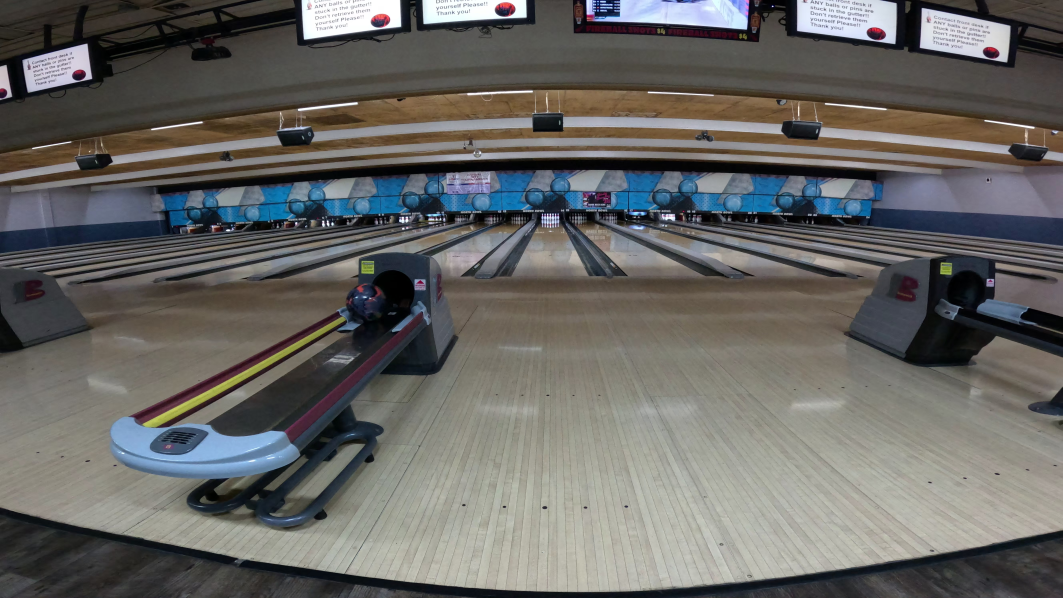
#> input picture backend/frames/frame_000.jpg, 5312 x 2988 px (shown at 1/5 size); its folder holds only this picture in this run
$ python detailed_lane_analysis.py
#> lines starting #> are read from the running program, lines starting #| are printed output that depends on the picture; after the words box and inside, x2 and y2 are one past the last pixel; in counts of white or black regions, pixels touching at a corner belong together
#!/usr/bin/env python3
"""
Detailed analysis of bowling lane from behind camera
"""

import cv2
import numpy as np
import os

def analyze_bowling_lane_frame(frame_path):
    """
    Analyze a specific frame for bowling lane features
    """
#> called with frame_path = 'frames/frame_000.jpg'
    if not os.path.exists(frame_path):
        print(f"Frame not found: {frame_path}")
        return

    frame = cv2.imread(frame_path)
#> frame is the input picture: shape (2988, 5312, 3); mean B, G, R 100.1, 102.7, 103.5
    if frame is None:
        print(f"Failed to load frame: {frame_path}")
        return

    height, width = frame.shape[:2]
#> height = 2988; width = 5312
    print(f"\nAnalyzing {frame_path} ({width}x{height})")
#| Analyzing frames/frame_000.jpg (5312x2988)

    # Convert to different color spaces for analysis
    gray = cv2.cvtColor(frame, cv2.COLOR_BGR2GRAY)
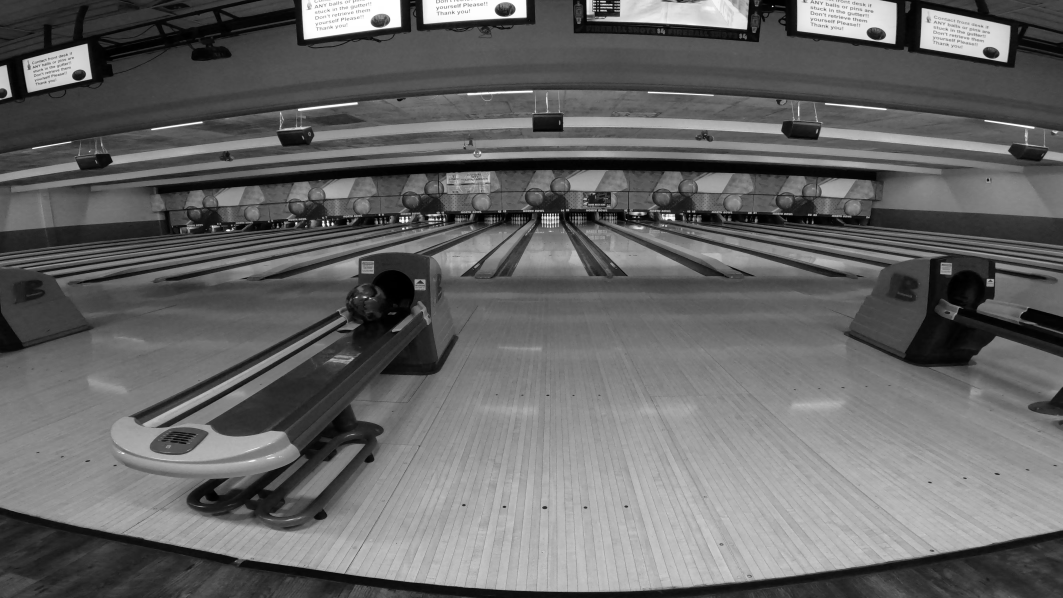
#> gray: shape (2988, 5312) (shown at 1/5 size); min 0, max 255, mean 102.6
    hsv = cv2.cvtColor(frame, cv2.COLOR_BGR2HSV)
#> hsv: shape (2988, 5312, 3); mean H, S, V 55.4, 48.6, 110.6

    # Look for lane markings (typically dark lines on light surface)
    # Bowling lanes have specific patterns:
    # - Foul line (red/black stripe)
    # - Approach boards (numbered 1-39/40 from center)
    # - Lane boundaries
    # - Pin deck area

    # Find edges
    edges = cv2.Canny(gray, 50, 150)
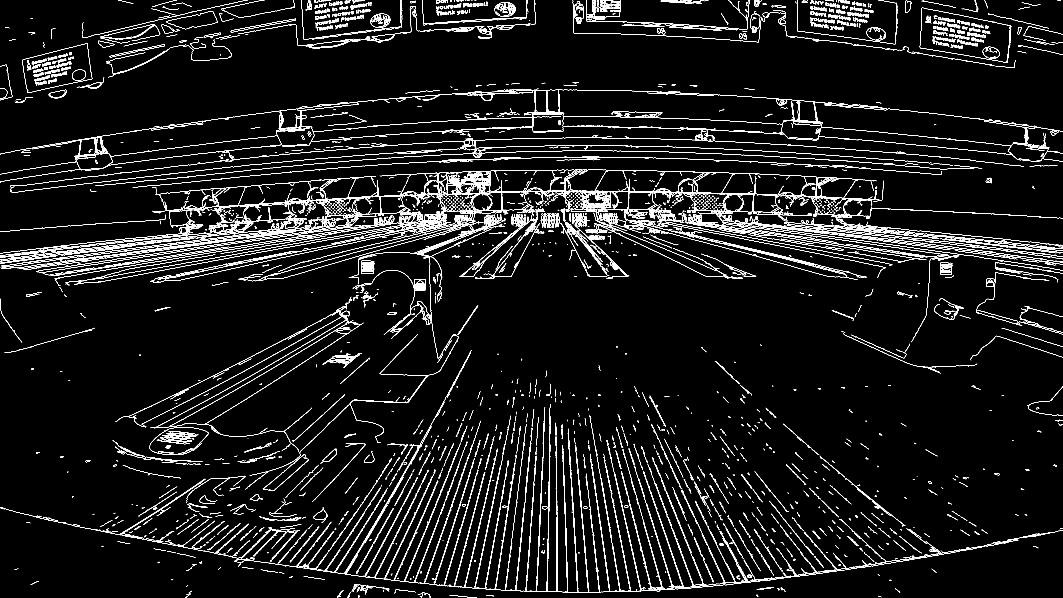
#> edges: shape (2988, 5312) (shown at 1/5 size); 2.8% white in thin lines or dots

    # Find lines
    lines = cv2.HoughLinesP(edges, 1, np.pi/180, 100, minLineLength=50, maxLineGap=20)

    if lines is not None:
        print(f"Found {len(lines)} line segments")
#| Found 4036 line segments

        # Analyze line orientations and positions
        horizontal_lines = []
        vertical_lines = []

        for line in lines:
            x1, y1, x2, y2 = line[0]
            length = np.sqrt((x2-x1)**2 + (y2-y1)**2)
            angle = np.arctan2(y2-y1, x2-x1) * 180 / np.pi

            if abs(angle) < 30:  # Horizontal
                horizontal_lines.append((x1, y1, x2, y2, length))
            elif abs(angle) > 60:  # Vertical
                vertical_lines.append((x1, y1, x2, y2, length))
#> this loop made 4036 passes
#> (x1, y1, x2, y2, length, angle) on passes 1 to 3: (2332, 1068, 2441, 1048, 110.8, -10.4), (560, 1380, 1542, 1206, 997.3, -10.05), (2235, 909, 2302, 920, 67.9, 9.32)
#> after the loop, horizontal_lines = 3331 items, first 6: (2332, 1068, 2441, 1048, 110.8), (560, 1380, 1542, 1206, 997.3), (2235, 909, 2302, 920, 67.9), (742, 1303, 1641, 1161, 910.1), (4131, 1131, 4692, 1190, 564.1), (430, 1304, 1179, 1198, 756.5); vertical_lines = 343 items, first 6: (3082, 2135, 3315, 2949, 846.7), (3169, 2220, 3417, 2942, 763.4), (2023, 2361, 2242, 1966, 451.6), (3211, 2335, 3420, 2942, 642), (3323, 2264, 3630, 2924, 727.9), (2565, 2652, 2636, 2073, 583.3)

        print(f"Horizontal lines: {len(horizontal_lines)}")
#| Horizontal lines: 3331
        print(f"Vertical lines: {len(vertical_lines)}")
#| Vertical lines: 343

        # Look for bowling-specific patterns
        # The foul line is typically a thick black/red stripe
        # Approach boards are numbered and have specific spacing

        # Check for potential foul line (thick horizontal line near bottom)
        bottom_third_y = int(height * 0.7)
#> bottom_third_y = 2091
        foul_line_candidates = [line for line in horizontal_lines if line[1] > bottom_third_y and line[3] > bottom_third_y]
#> foul_line_candidates = 146 items, first 6: (674, 2688, 1069, 2764, 402.2), (4559, 2789, 4829, 2747, 273.2), (1469, 2833, 1754, 2874, 287.9), (3403, 2939, 3475, 2932, 72.34), (4072, 2865, 4255, 2839, 184.8), (3831, 2897, 4106, 2859, 277.6)

        if foul_line_candidates:
            print(f"Potential foul line candidates: {len(foul_line_candidates)}")
#| Potential foul line candidates: 146
            # Find the thickest/longest one
            thickest = max(foul_line_candidates, key=lambda x: x[4])
#> thickest = (3977, 2883, 4411, 2822, 438.3)
            print(f"Thickest line: length={thickest[4]:.1f}, y-pos={thickest[1]}")
#| Thickest line: length=438.3, y-pos=2883

        # Look for lane boundaries (long vertical lines)
        if vertical_lines:
            long_verticals = [line for line in vertical_lines if line[4] > 200]
#> long_verticals = 161 items, first 6: (3082, 2135, 3315, 2949, 846.7), (3169, 2220, 3417, 2942, 763.4), (2023, 2361, 2242, 1966, 451.6), (3211, 2335, 3420, 2942, 642), (3323, 2264, 3630, 2924, 727.9), (2565, 2652, 2636, 2073, 583.3)
            print(f"Long vertical lines (potential lane boundaries): {len(long_verticals)}")
#| Long vertical lines (potential lane boundaries): 161

            if long_verticals:
                # Lane width is about 42 inches, but in pixels depends on distance
                leftmost = min(long_verticals, key=lambda x: min(x[0], x[2]))
#> leftmost = (1806, 2830, 1948, 2574, 292.7)
                rightmost = max(long_verticals, key=lambda x: max(x[0], x[2]))
#> rightmost = (4524, 1763, 4629, 1581, 210.1)
                lane_width_pixels = max(leftmost[0], leftmost[2], rightmost[0], rightmost[2]) - min(leftmost[0], leftmost[2], rightmost[0], rightmost[2])
#> lane_width_pixels = 2823
                print(f"Estimated lane width in pixels: {lane_width_pixels}")
#| Estimated lane width in pixels: 2823

    # Look for text/boards (lane board numbers)
    # Convert to binary for OCR-like analysis
    _, binary = cv2.threshold(gray, 127, 255, cv2.THRESH_BINARY)
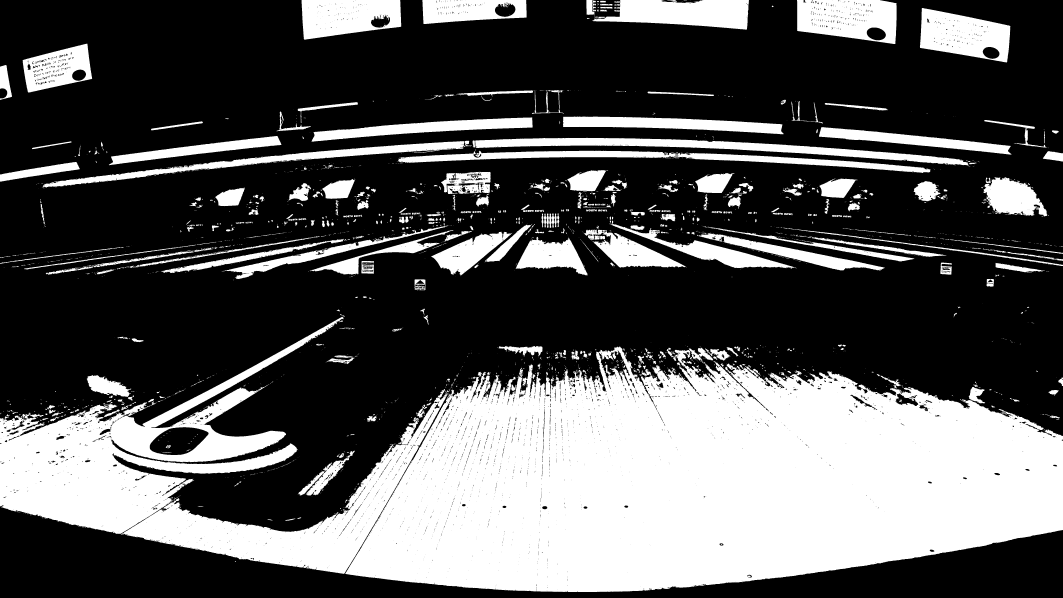
#> binary: shape (2988, 5312) (shown at 1/5 size); 34.4% white; 2822 white regions (2017 under 20 px)

    # Find contours that might be text
    contours, _ = cv2.findContours(binary, cv2.RETR_EXTERNAL, cv2.CHAIN_APPROX_SIMPLE)
#> contours = 2731 contours, 2104 with area under 20; largest, box (x1, y1, x2, y2) and area: (1726, 1732, 5312, 2960) 3103136, (0, 1583, 1719, 2669) 585044, (605, 1945, 2242, 2869) 295185, (3985, 0, 4483, 220) 91268, (2376, 689, 4845, 827) 86726

    text_candidates = []
    for contour in contours:
        x, y, w, h = cv2.boundingRect(contour)
        aspect_ratio = w / float(h)
        area = cv2.contourArea(contour)

        # Text-like shapes (tall, narrow rectangles)
        if 0.2 < aspect_ratio < 5 and 50 < area < 5000:
            text_candidates.append((x, y, w, h, area))
#> this loop made 2731 passes
#> contour on passes 19, 21, 22: [[133, 2569], [134, 2569]], [[127, 2567], [126, 2568], [125, 2568], [128, 2568]], [[1674, 2566], [1672, 2568], [1673, 2568], [1674, 2567]]

    print(f"Text-like contours found: {len(text_candidates)}")
#| Text-like contours found: 340

    if text_candidates:
        # Group by y-position (same line)
        y_positions = {}
        for x, y, w, h, area in text_candidates:
            y_key = y // 20  # Group within 20 pixels vertically
            if y_key not in y_positions:
                y_positions[y_key] = []
            y_positions[y_key].append((x, y, w, h))
#> this loop made 340 passes
#> (x, y, w, h, area) on passes 1 to 3: (1425, 2593, 52, 11, 153), (1486, 2587, 20, 7, 53.5), (1173, 2414, 21, 18, 68)

        print(f"Grouped into {len(y_positions)} horizontal lines of text")
#| Grouped into 66 horizontal lines of text

        # Look for evenly spaced text (board numbers)
        for y_key, items in y_positions.items():
            if len(items) > 3:  # At least 4 items
                x_positions = sorted([item[0] for item in items])
                spacing = np.diff(x_positions)
                avg_spacing = np.mean(spacing)
                std_spacing = np.std(spacing)

                if std_spacing < avg_spacing * 0.3:  # Fairly even spacing
                    print(f"Evenly spaced text line at y~{y_key*20}: {len(items)} items, spacing~{avg_spacing:.1f}px")
                    print(f"  X positions: {x_positions}")

                    # Estimate board position
                    # Lane center is at board 20 (39 boards total, 19 on each side)
                    # Each board is about 1 inch wide
                    center_x = width / 2
                    pixels_per_board = avg_spacing  # Approximate

                    # Find which board is at center
                    center_item_idx = np.argmin([abs(x - center_x) for x in x_positions])
                    center_board_number = center_item_idx + 1  # Assuming leftmost is board 1

                    print(f"  Estimated center at board ~{center_board_number} (leftmost=1, center=20)")
#> this loop made 66 passes
#> y_key on passes 4, 5, 6, 7, 8, 9, 12, 13, 14, 15, 16, 17: 104, 103, 102, 101, 100, 99, 96, 94, 93, 92, 91, 90
#> (y_key, items) on passes 1, 2, 3, 10, 11, 18: (129, [(1425, 2593, 52, 11), (1486, 2587, 20, 7)]), (120, [(1173, 2414, 21, 18)]), (113, [(1695, 2265, 26, 25)]), (98, [(545, 1978, 18, 12), (639, 1977, 31, 25)]), (97, [(5242, 1950, 52, 29)]), (89, [(3566, 1782, 20, 17), (3295, 1781, 12, 12)])

def main():
    # Analyze all extracted frames
    for i in range(11):
        frame_path = f"frames/frame_{i:03d}.jpg"
        analyze_bowling_lane_frame(frame_path)

if __name__ == "__main__":
    main()
